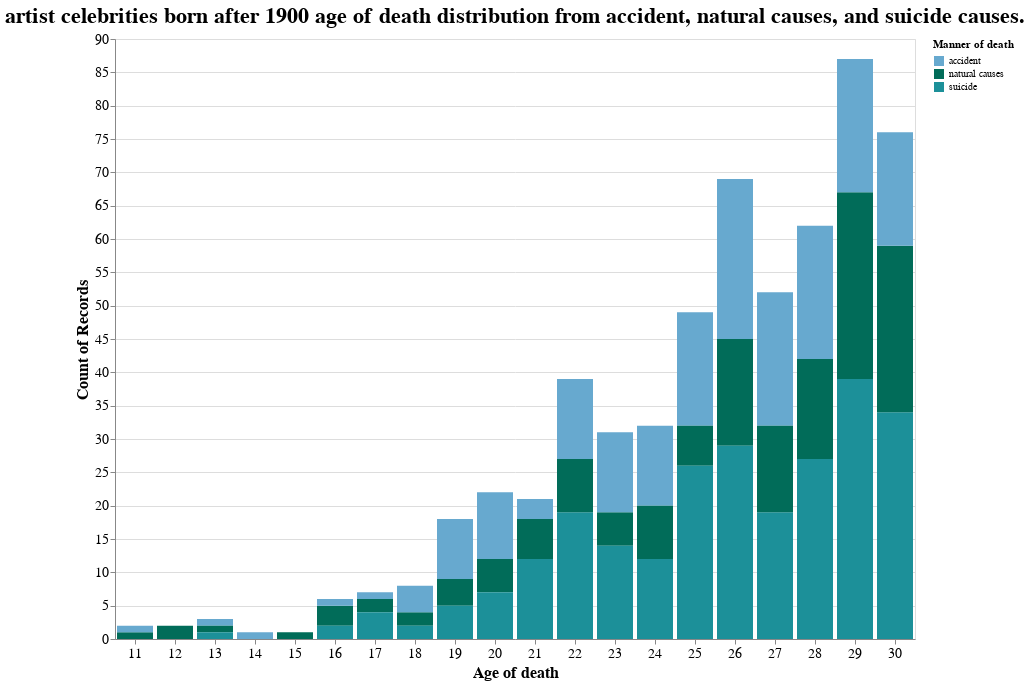

Notebook code for this chart:
### Code cell
alt.Chart(df_filt).mark_bar(
    # color=alt.Color('Manner of death:N', scale=alt.Scale(domain=['accident', 'suicide'], range=['#1f77b4', '#ff7f0e']))
).encode(
    # x=alt.X("Age of death:Q", bin=alt.Bin(step=1, extent=[18, 30])),
    x=alt.X("Age of death:O"),
    y='count()',
    # color='Manner of death',
    color=alt.Color('Manner of death:N', scale=alt.Scale(domain=['accident', "natural causes", 'suicide'], range=["#67a9cf","#016c59", "#1c9099"]), legend=alt.Legend(title='Manner of death')),
    tooltip='Manner of death'
).properties(
    # title='Distribution of the age of death of artist celebrities born after 1900',
    title='artist celebrities born after 1900 age of death distribution from accident, natural causes, and suicide causes.',
    width=800,
    height=600
).configure_axis(
    labelFontSize=14,
    titleFontSize=16,
    # titleAngle=0,
    labelAngle=0
).configure_title(
    fontSize=22
)

### Figure 1 — Vega specification as saved in the notebook (floating-point values rounded to 4 significant figures)
{"$schema": "https://vega.github.io/schema/vega/v5.json", "data": [{"name": "source_0", "values": [{"Age of death": 27, "Manner of death": "accident", "__count": 20, "__count_end": 52.0, "__count_start": 32.0}, {"Age of death": 16, "Manner of death": "natural causes", "__count": 3, "__count_end": 5.0, "__count_start": 2.0}, {"Age of death": 28, "Manner of death": "accident", "__count": 20, "__count_end": 62.0, "__count_start": 42.0}, {"Age of death": 22, "Manner of death": "accident", "__count": 12, "__count_end": 39.0, "__count_start": 27.0}, {"Age of death": 27, "Manner of death": "suicide", "__count": 19, "__count_end": 19.0, "__count_start": 0.0}, {"Age of death": 28, "Manner of death": "natural causes", "__count": 15, "__count_end": 42.0, "__count_start": 27.0}, {"Age of death": 22, "Manner of death": "suicide", "__count": 19, "__count_end": 19.0, "__count_start": 0.0}, {"Age of death": 29, "Manner of death": "natural causes", "__count": 28, "__count_end": 67.0, "__count_start": 39.0}, {"Age of death": 26, "Manner of death": "natural causes", "__count": 16, "__count_end": 45.0, "__count_start": 29.0}, {"Age of death": 23, "Manner of death": "natural causes", "__count": 5, "__count_end": 19.0, "__count_start": 14.0}, {"Age of death": 24, "Manner of death": "accident", "__count": 12, "__count_end": 32.0, "__count_start": 20.0}, {"Age of death": 29, "Manner of death": "suicide", "__count": 39, "__count_end": 39.0, "__count_start": 0.0}, {"Age of death": 19, "Manner of death": "natural causes", "__count": 4, "__count_end": 9.0, "__count_start": 5.0}, {"Age of death": 29, "Manner of death": "accident", "__count": 20, "__count_end": 87.0, "__count_start": 67.0}, {"Age of death": 24, "Manner of death": "suicide", "__count": 12, "__count_end": 12.0, "__count_start": 0.0}, {"Age of death": 22, "Manner of death": "natural causes", "__count": 8, "__count_end": 27.0, "__count_start": 19.0}, {"Age of death": 26, "Manner of death": "suicide", "__count": 29, "__count_end": 29.0, "__count_start": 0.0}, {"Age of death": 23, "Manner of death": "accident", "__count": 12, "__count_end": 31.0, "__count_start": 19.0}, {"Age of death": 30, "Manner of death": "suicide", "__count": 34, "__count_end": 34.0, "__count_start": 0.0}, {"Age of death": 26, "Manner of death": "accident", "__count": 24, "__count_end": 69.0, "__count_start": 45.0}, {"Age of death": 13, "Manner of death": "accident", "__count": 1, "__count_end": 3.0, "__count_start": 2.0}, {"Age of death": 13, "Manner of death": "natural causes", "__count": 1, "__count_end": 2.0, "__count_start": 1.0}, {"Age of death": 28, "Manner of death": "suicide", "__count": 27, "__count_end": 27.0, "__count_start": 0.0}, {"Age of death": 12, "Manner of death": "natural causes", "__count": 2, "__count_end": 2.0, "__count_start": 0.0}, {"Age of death": 25, "Manner of death": "accident", "__count": 17, "__count_end": 49.0, "__count_start": 32.0}, {"Age of death": 23, "Manner of death": "suicide", "__count": 14, "__count_end": 14.0, "__count_start": 0.0}, {"Age of death": 25, "Manner of death": "natural causes", "__count": 6, "__count_end": 32.0, "__count_start": 26.0}, {"Age of death": 19, "Manner of death": "accident", "__count": 9, "__count_end": 18.0, "__count_start": 9.0}, {"Age of death": 21, "Manner of death": "suicide", "__count": 12, "__count_end": 12.0, "__count_start": 0.0}, {"Age of death": 25, "Manner of death": "suicide", "__count": 26, "__count_end": 26.0, "__count_start": 0.0}, {"Age of death": 18, "Manner of death": "natural causes", "__count": 2, "__count_end": 4.0, "__count_start": 2.0}, {"Age of death": 30, "Manner of death": "natural causes", "__count": 25, "__count_end": 59.0, "__count_start": 34.0}, {"Age of death": 27, "Manner of death": "natural causes", "__count": 13, "__count_end": 32.0, "__count_start": 19.0}, {"Age of death": 30, "Manner of death": "accident", "__count": 17, "__count_end": 76.0, "__count_start": 59.0}, {"Age of death": 24, "Manner of death": "natural causes", "__count": 8, "__count_end": 20.0, "__count_start": 12.0}, {"Age of death": 19, "Manner of death": "suicide", "__count": 5, "__count_end": 5.0, "__count_start": 0.0}, {"Age of death": 20, "Manner of death": "natural causes", "__count": 5, "__count_end": 12.0, "__count_start": 7.0}, {"Age of death": 17, "Manner of death": "natural causes", "__count": 2, "__count_end": 6.0, "__count_start": 4.0}, {"Age of death": 21, "Manner of death": "accident", "__count": 3, "__count_end": 21.0, "__count_start": 18.0}, {"Age of death": 18, "Manner of death": "accident", "__count": 4, "__count_end": 8.0, "__count_start": 4.0}, {"Age of death": 20, "Manner of death": "suicide", "__count": 7, "__count_end": 7.0, "__count_start": 0.0}, {"Age of death": 11, "Manner of death": "natural causes", "__count": 1, "__count_end": 1.0, "__count_start": 0.0}, {"Age of death": 17, "Manner of death": "suicide", "__count": 4, "__count_end": 4.0, "__count_start": 0.0}, {"Age of death": 21, "Manner of death": "natural causes", "__count": 6, "__count_end": 18.0, "__count_start": 12.0}, {"Age of death": 20, "Manner of death": "accident", "__count": 10, "__count_end": 22.0, "__count_start": 12.0}, {"Age of death": 16, "Manner of death": "accident", "__count": 1, "__count_end": 6.0, "__count_start": 5.0}, {"Age of death": 11, "Manner of death": "accident", "__count": 1, "__count_end": 2.0, "__count_start": 1.0}, {"Age of death": 17, "Manner of death": "accident", "__count": 1, "__count_end": 7.0, "__count_start": 6.0}, {"Age of death": 18, "Manner of death": "suicide", "__count": 2, "__count_end": 2.0, "__count_start": 0.0}, {"Age of death": 14, "Manner of death": "accident", "__count": 1, "__count_end": 1.0, "__count_start": 0.0}, {"Age of death": 13, "Manner of death": "suicide", "__count": 1, "__count_end": 1.0, "__count_start": 0.0}, {"Age of death": 16, "Manner of death": "suicide", "__count": 2, "__count_end": 2.0, "__count_start": 0.0}, {"Age of death": 15, "Manner of death": "natural causes", "__count": 1, "__count_end": 1.0, "__count_start": 0.0}]}, {"name": "source_0_x_domain_Age of death", "values": [{"Age of death": 27}, {"Age of death": 16}, {"Age of death": 28}, {"Age of death": 22}, {"Age of death": 29}, {"Age of death": 26}, {"Age of death": 23}, {"Age of death": 24}, {"Age of death": 19}, {"Age of death": 30}, {"Age of death": 13}, {"Age of death": 12}, {"Age of death": 25}, {"Age of death": 21}, {"Age of death": 18}, {"Age of death": 20}, {"Age of death": 17}, {"Age of death": 11}, {"Age of death": 14}, {"Age of death": 15}]}], "marks": [{"type": "rect", "name": "marks", "from": {"data": "source_0"}, "encode": {"update": {"y2": {"field": "__count_start", "scale": "y"}, "tooltip": {"signal": "isValid(datum[\"Manner of death\"]) ? datum[\"Manner of death\"] : \"\"+datum[\"Manner of death\"]"}, "y": {"field": "__count_end", "scale": "y"}, "width": {"signal": "max(0.25, bandwidth('x'))"}, "description": {"signal": "\"Age of death: \" + (isValid(datum[\"Age of death\"]) ? datum[\"Age of death\"] : \"\"+datum[\"Age of death\"]) + \"; Count of Records: \" + (format(datum[\"__count\"], \"\")) + \"; Manner of death: \" + (isValid(datum[\"Manner of death\"]) ? datum[\"Manner of death\"] : \"\"+datum[\"Manner of death\"])"}, "fill": {"field": "Manner of death", "scale": "color"}, "ariaRoleDescription": {"value": "bar"}, "x": {"field": "Age of death", "scale": "x"}}}, "style": ["bar"]}], "scales": [{"name": "x", "type": "band", "domain": {"data": "source_0_x_domain_Age of death", "field": "Age of death", "sort": true}, "range": [0, {"signal": "width"}], "paddingOuter": 0.05, "paddingInner": 0.1}, {"name": "y", "type": "linear", "domain": {"fields": ["__count_start", "__count_end"], "data": "source_0"}, "range": [{"signal": "height"}, 0], "nice": true, "zero": true}, {"name": "color", "type": "ordinal", "domain": ["accident", "natural causes", "suicide"], "range": ["#67a9cf", "#016c59", "#1c9099"]}], "axes": [{"scale": "y", "gridScale": "x", "aria": false, "ticks": false, "maxExtent": 0, "orient": "left", "grid": true, "tickCount": {"signal": "ceil(height/40)"}, "zindex": 0, "minExtent": 0, "domain": false, "labels": false}, {"scale": "x", "grid": false, "title": "Age of death", "orient": "bottom", "labelBaseline": "top", "zindex": 0}, {"scale": "y", "orient": "left", "labelAlign": "right", "labelOverlap": true, "grid": false, "tickCount": {"signal": "ceil(height/40)"}, "zindex": 0, "title": "Count of Records"}], "title": {"text": "artist celebrities born after 1900 age of death distribution from accident, natural causes, and suicide causes.", "frame": "group"}, "height": 600, "config": {"axis": {"labelAngle": 0, "labelFontSize": 14, "titleFontSize": 16}, "style": {"group-title": {"fontSize": 22}}}, "style": "cell", "width": 800, "background": "white", "padding": 5, "legends": [{"title": "Manner of death", "fill": "color", "symbolType": "square"}]}
